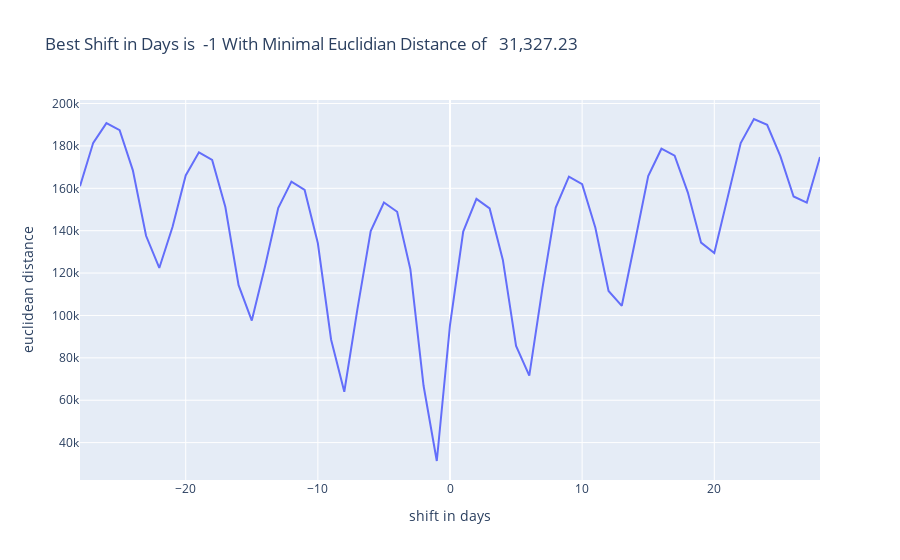

The code cell stored with this chart in its notebook:
### Markdown cell above
Due to possible delays in the transmission and processing of data, it is likely that the time axis (index `reporting date`) is not in aligned for the two sets of data. Hence a optimal time shift of the WHO's data is computed based on the euclidean distance of the two vectors.

### Code cell
# determine best shift (as multiplies of one day) for the WHO-data, so that the euclidean distance for cases and deaths combined is minimal
window, best_shift, min_distance, x, y =  28, None, float("Inf"), [], []
for shift in range(-window,window+1):
    distance = sqrt(np.nansum(np.square((RKI_COVID_GERMANY \
                                         - WHO_COVID_GERMANY.shift(periods=shift, freq=dt.timedelta(days=1))).values)))
    x.append(shift)
    y.append(distance)
    if distance < min_distance:
        best_shift, min_distance = shift, distance

px.line(pd.DataFrame(data={"x": x, "y":y}), x="x", y="y", 
                     title=f"Best Shift in Days is {best_shift:+3d} With Minimal Euclidian Distance of {min_distance:11,.2f}",
                     labels={"y": "euclidean distance", "x": "shift in days"}).show()

WHO_SHIFT = dt.timedelta(days=best_shift)
WHO_COVID_GERMANY_SHIFTED = WHO_COVID_GERMANY.shift(periods=best_shift, freq=dt.timedelta(days=1)).reindex(index=DATE_RANGE)

### Figure 1 — Plotly figure (JSON) as saved in the notebook; plotly's stock layout.template omitted (floating-point values rounded to 4 significant figures)
{"data": [{"hovertemplate": "shift in days=%{x}<br>euclidean distance=%{y}<extra></extra>", "legendgroup": "", "line": {"color": "#636efa", "dash": "solid"}, "marker": {"symbol": "circle"}, "mode": "lines", "name": "", "orientation": "v", "showlegend": false, "type": "scatter", "x": [-28, -27, -26, -25, -24, -23, -22, -21, -20, -19, -18, -17, -16, -15, -14, -13, -12, -11, -10, -9, -8, -7, -6, -5, -4, -3, -2, -1, 0, 1, 2, 3, 4, 5, 6, 7, 8, 9, 10, 11, 12, 13, 14, 15, 16, 17, 18, 19, 20, 21, 22, 23, 24, 25, 26, 27, 28], "xaxis": "x", "y": [161000.0, 181500.0, 190800.0, 187400.0, 168500.0, 137600.0, 122400.0, 141700.0, 166000.0, 177000.0, 173400.0, 151100.0, 114300.0, 97610.0, 123100.0, 150700.0, 163100.0, 159200.0, 134100.0, 88680.0, 64000.0, 103200.0, 139900.0, 153300.0, 148900.0, 121800.0, 66820.0, 31330.0, 95490.0, 139600.0, 155000.0, 150500.0, 126200.0, 85590.0, 71610.0, 113000.0, 150900.0, 165500.0, 162000.0, 141400.0, 111500.0, 104600.0, 134900.0, 165800.0, 178700.0, 175400.0, 158000.0, 134400.0, 129400.0, 154900.0, 181400.0, 192700.0, 189900.0, 175100.0, 156100.0, 153300.0, 174800.0], "yaxis": "y"}], "layout": {"legend": {"tracegroupgap": 0}, "title": {"text": "Best Shift in Days is  -1 With Minimal Euclidian Distance of   31,327.23"}, "xaxis": {"anchor": "y", "domain": [0, 1], "title": {"text": "shift in days"}}, "yaxis": {"anchor": "x", "domain": [0, 1], "title": {"text": "euclidean distance"}}}}
